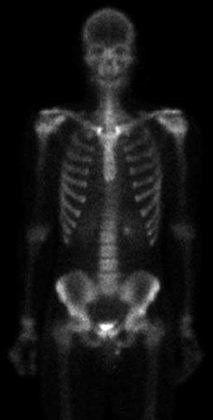
%> input picture Chapter2/Fig2-32/Fig0232.tif, 213 x 420 px, shrunk from 750 x 1482 before the run
$ octave CH2HW9.m   (GNU Octave 9; MATLAB toolbox functions it lacks are replaced by stand-ins)
%> lines starting %> are read from the running program, lines starting %| are printed output that depends on the picture
% -------------------------------------
% Author:   Hadi Khaghani - 9644374107 (hadi@khaqani.com)
% -------------------------------------
clc
clear all

originalIMG = imread('Fig0232.tif');
%> originalIMG is the input picture: size 420x213 uint8; min 0, max 255, mean 22.5
[m,n] = size(originalIMG);
%> m = 420; n = 213

complement = (2^8 - 1) - originalIMG;
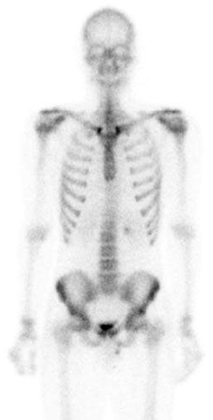
%> complement: size 420x213 uint8; min 0, max 255, mean 232.5
threshold = 3 * mean(originalIMG(:));   % threshold = 3m
%> threshold = 67.56
result  = originalIMG;
for i = 1 : m
    for j = 1 : n
        if(result(i,j) < threshold)
            result(i,j) = threshold;
        end
    end
end
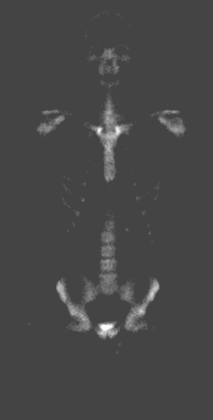
%> result: size 420x213 uint8; min 68, max 255, mean 71.3

% Show Images
figure, subplot(1,3,1), imshow(originalIMG), title('Original Image');
        subplot(1,3,2), imshow(complement), title('Complementary Set');
        subplot(1,3,3), imshow(result), title('Union');

% Write Results Image
imwrite(complement, 'B.tif');
imwrite(result, 'C.tif');

fprintf('Processing Done...\n');
